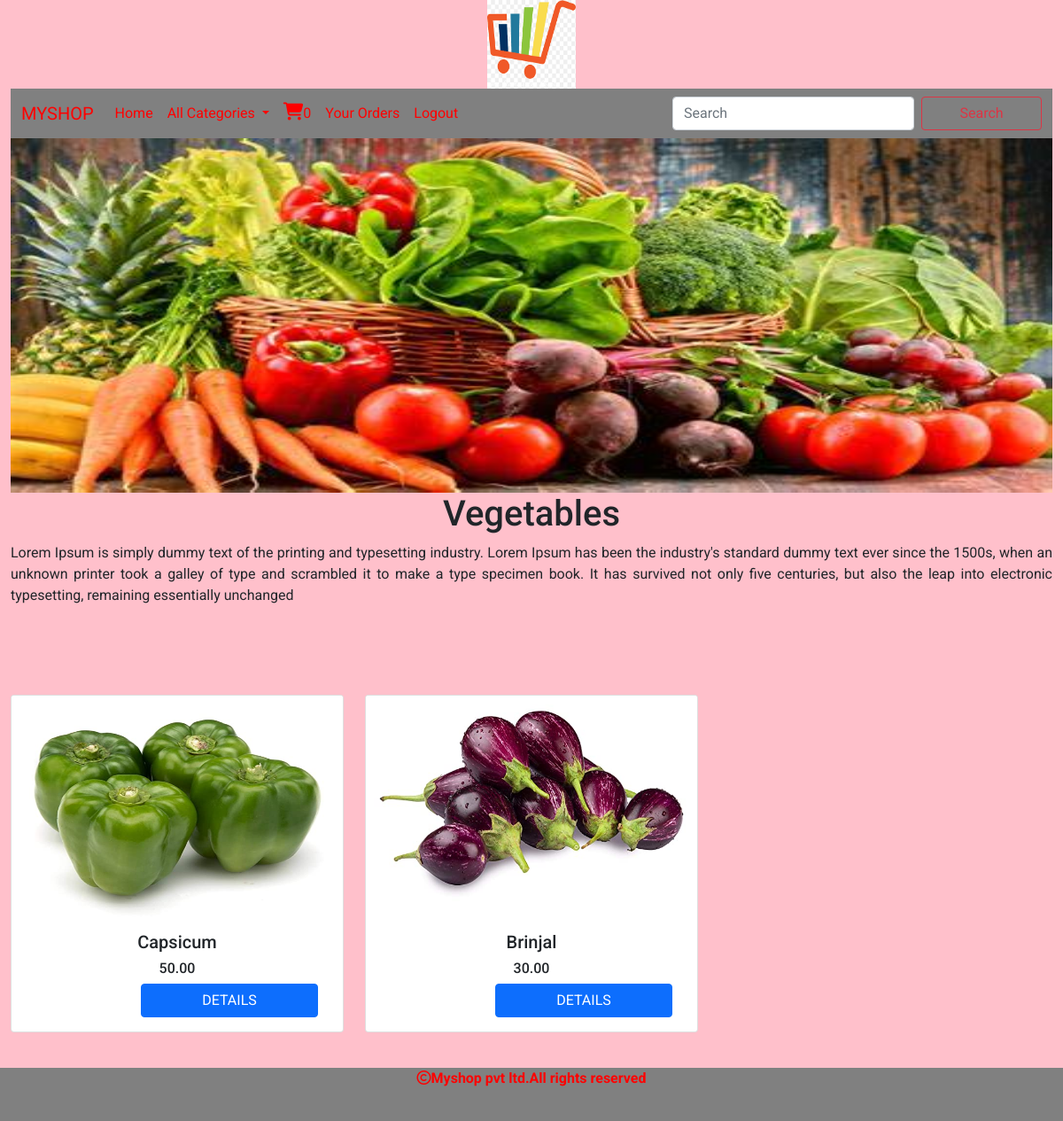
Screenshot of /allproducts/Vegetables (signed in) with the database file from the repository.
### shop/models.py (models this page shows, shortened)
class Category(models.Model):
    name=models.CharField(max_length=250,unique=True)
    slug=models.SlugField(max_length=250,unique=True)
    description=models.TextField(blank=True)
    image=models.ImageField(upload_to='shop/category',null=True,blank=True)

class Product(models.Model):
    name=models.CharField(max_length=200,unique=True)
    slug=models.SlugField(max_length=250,unique=True)
    description=models.TextField(blank=True)
    price=models.DecimalField(max_digits=10,decimal_places=2)
    category=models.ForeignKey(Category,on_delete=models.CASCADE)
    image=models.ImageField(upload_to='img/products',null=True,blank=True)
    stock=models.IntegerField()
    available=models.BooleanField(default=True)
    created=models.DateTimeField(auto_now_add=True)
    updated=models.DateTimeField(auto_now=True)

### shop/views.py (the view)
# urls.py: path('allproducts/<slug:p>',views.allproducts,name="allproducts"),
def allproducts(request,p):
    c=Category.objects.get(slug=p)
    product=Product.objects.filter(category__slug=p)
    return render(request,'products.html',{'product':product,'c':c})

### cart/context_processors.py (called while the page is built)
def counter(request):
    item_count=0
    if request.user.is_authenticated:
        user=request.user
        try:
            cart=Cart.objects.filter(user=user)
            for i in cart:
                item_count+=i.quantity
        except:
            item_count=0
    return {'item_count':item_count}

### shop/context_processors.py (called while the page is built)
def menu_links(request):
    links=Category.objects.all()
    return {'links':links}

### templates/products.html
{% extends 'base.html' %}
{% load static %}
{% block content %}
<div class="container-fluid">
    <img src="{{c.image.url}}" height="400px" width="100%">
</div>
<div class="container-fluid" style="margin-bottom:100px;">
    <h1 class="text-center">{{c.name}}</h1>
    <p style="text-align:justify;">{{c.description}}</p>
</div>
<div class="container-fluid" style="margin-bottom:100px;">
    <div class="row">
        {% for i in product %}
        <div class="col-sm-4">
            <div class="card" style="">
                <img src="{{i.image.url}}" height="250px" width="100%" class="card-img-top" alt="...">
                <div class="card-body">
                    <h5 class="card-title text-center">{{i.name}}</h5>
                    <h6 class="card-title text-center">{{i.price}}</h6>
                    <a href="{% url 'shop:prodetail' i.slug %}" class="btn btn-primary" style="position:relative;left:38%;">DETAILS</a>
                </div>
            </div>
        </div>
        {% endfor %}
    </div>
</div>
{% endblock %}

### static/css/custom.css (style rules this page uses)
body { background-color:pink; font-family: 'Roboto', sans-serif; }
.btn { width:200px; }

### rows the page displays
Category: image (picture), name "Vegetables", description "Lorem Ipsum is simply dummy text of the printing and typesetting industry. Lorem Ipsum has been the industry's standard dummy text ever since the 1500s, when an unknown printer took a galley of type and scrambled it to make a type specimen book. It has survived not only five centuries, but also the leap into electronic typesetting, remaining essentially unchanged"
Product: image (picture), name "Capsicum", price "50.00"
Product: image (picture), name "Brinjal", price "30.00"

### other values shown
{{ item_count }} "0"
